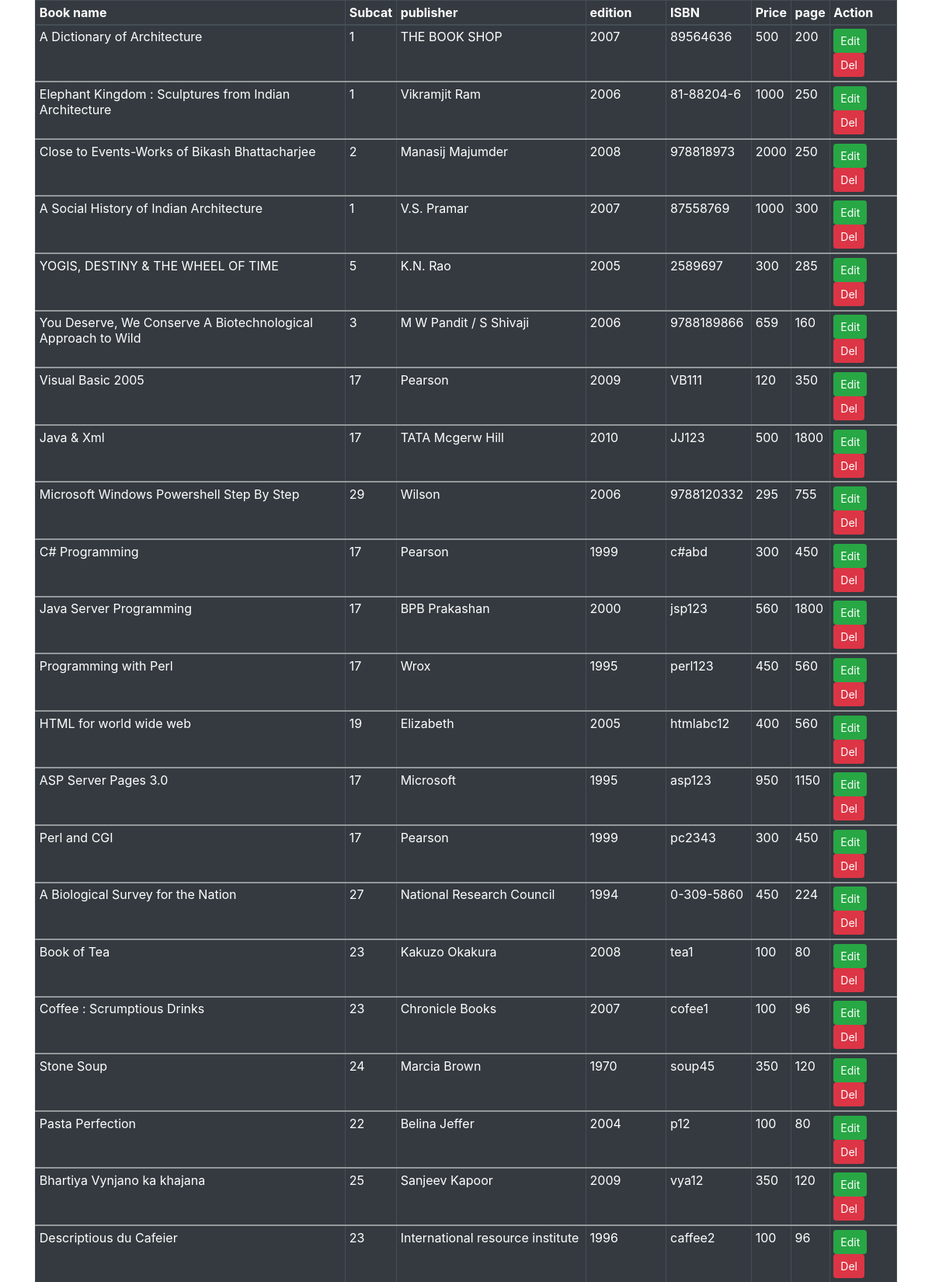
The app's page /2.2_add_books.php (upper part) with its own data.
### tables this page shows
CREATE TABLE IF NOT EXISTS `book` (
  `b_id` int(4) NOT NULL auto_increment,
  `b_nm` varchar(60) NOT NULL,
  `b_subcat` varchar(25) NOT NULL,
  `b_desc` longtext NOT NULL,
  `b_publisher` varchar(40) NOT NULL,
  `b_edition` varchar(20) NOT NULL,
  `b_isbn` varchar(10) NOT NULL,
  `b_page` int(5) NOT NULL,
  `b_price` int(5) NOT NULL,
  `b_img` longtext NOT NULL,
  `b_pdf` longtext NOT NULL,
  PRIMARY KEY  (`b_id`)
);

### 2.2_add_books.php (the view, shortened to what this page needs)
<html>
<head>
    <link rel="stylesheet" href="css/bootstrap.min.css">
</head>
<?php
$db = mysqli_connect("localhost", "root", "1604089", "book_store");
$results = mysqli_query($db, "SELECT * FROM book"); ?>
<body>
    <div class="container">
        <table class="table table-bordered table-dark table-hover table-sm">
            <thead>
                <tr>
                    <th>Book name</th>
                    <th>Subcat</th>
                    <th>publisher</th>
                    <th>edition</th>
                    <th>ISBN</th>
                    <th>Price</th>
                    <th>page</th>
                    <th colspan="2">Action</th>
                </tr>
            </thead>
            <?php while ($row = mysqli_fetch_array($results)) { ?>
                <tbody>
                    <tr>
                        <td><?php echo $row['b_nm']; ?></td>
                        <td><?php echo $row['b_subcat']; ?></td>
                        <td><?php echo $row['b_publisher']; ?></td>
                        <td><?php echo $row['b_edition']; ?></td>
                        <td><?php echo $row['b_isbn']; ?></td>
                        <td><?php echo $row['b_price']; ?></td>
                        <td><?php echo $row['b_page']; ?></td>
                        <td>
                            <a href="2.2_add_books.php?edit=<?php echo $row['b_id']; ?>" id="edit" class="btn btn-success btn-sm">Edit</a>
                            <a href="2.3_Books_php.php?del=<?php echo $row['b_id']; ?>" id="delete" class="btn btn-danger btn-sm">Del</a>
                        </td>
                    </tr>
                </tbody>
            <?php } ?>
        </table>
    </div>
</body>
</html>

### records on screen
book: b_nm "A Dictionary of Architecture", b_subcat "1", b_publisher "THE BOOK SHOP", b_edition "2007", b_isbn "89564636", b_price "500", b_page "200"
book: b_nm "Elephant Kingdom : Sculptures from Indian Architecture", b_subcat "1", b_publisher "Vikramjit Ram", b_edition "2006", b_isbn "81-88204-6", b_price "1000", b_page "250"
book: b_nm "Close to Events-Works of Bikash Bhattacharjee", b_subcat "2", b_publisher "Manasij Majumder", b_edition "2008", b_isbn "978818973", b_price "2000", b_page "250"
book: b_nm "A Social History of Indian Architecture", b_subcat "1", b_publisher "V.S. Pramar", b_edition "2007", b_isbn "87558769", b_price "1000", b_page "300"
book: b_nm "YOGIS, DESTINY & THE WHEEL OF TIME", b_subcat "5", b_publisher "K.N. Rao", b_edition "2005", b_isbn "2589697", b_price "300", b_page "285"
book: b_nm "You Deserve, We Conserve A Biotechnological Approach to Wild", b_subcat "3", b_publisher "M W Pandit / S Shivaji", b_edition "2006", b_isbn "9788189866", b_price "659", b_page "160"
book: b_nm "Visual Basic 2005", b_subcat "17", b_publisher "Pearson", b_edition "2009", b_isbn "VB111", b_price "120", b_page "350"
book: b_nm "Java & Xml", b_subcat "17", b_publisher "TATA Mcgerw Hill", b_edition "2010", b_isbn "JJ123", b_price "500", b_page "1800"
book: b_nm "Microsoft Windows Powershell Step By Step", b_subcat "29", b_publisher "Wilson", b_edition "2006", b_isbn "9788120332", b_price "295", b_page "755"
book: b_nm "C# Programming", b_subcat "17", b_publisher "Pearson", b_edition "1999", b_isbn "c#abd", b_price "300", b_page "450"
book: b_nm "Java Server Programming", b_subcat "17", b_publisher "BPB Prakashan", b_edition "2000", b_isbn "jsp123", b_price "560", b_page "1800"
book: b_nm "Programming with Perl", b_subcat "17", b_publisher "Wrox", b_edition "1995", b_isbn "perl123", b_price "450", b_page "560"
book: b_nm "HTML for world wide web", b_subcat "19", b_publisher "Elizabeth", b_edition "2005", b_isbn "htmlabc12", b_price "400", b_page "560"
book: b_nm "ASP Server Pages 3.0", b_subcat "17", b_publisher "Microsoft", b_edition "1995", b_isbn "asp123", b_price "950", b_page "1150"
book: b_nm "Perl and CGI", b_subcat "17", b_publisher "Pearson", b_edition "1999", b_isbn "pc2343", b_price "300", b_page "450"
book: b_nm "A Biological Survey for the Nation", b_subcat "27", b_publisher "National Research Council", b_edition "1994", b_isbn "0-309-5860", b_price "450", b_page "224"
book: b_nm "Book of Tea", b_subcat "23", b_publisher "Kakuzo Okakura", b_edition "2008", b_isbn "tea1", b_price "100", b_page "80"
book: b_nm "Coffee : Scrumptious Drinks", b_subcat "23", b_publisher "Chronicle Books", b_edition "2007", b_isbn "cofee1", b_price "100", b_page "96"
book: b_nm "Stone Soup", b_subcat "24", b_publisher "Marcia Brown", b_edition "1970", b_isbn "soup45", b_price "350", b_page "120"
book: b_nm "Pasta Perfection", b_subcat "22", b_publisher "Belina Jeffer", b_edition "2004", b_isbn "p12", b_price "100", b_page "80"
book: b_nm "Bhartiya Vynjano ka khajana", b_subcat "25", b_publisher "Sanjeev Kapoor", b_edition "2009", b_isbn "vya12", b_price "350", b_page "120"
book: b_nm "Descriptious du Cafeier", b_subcat "23", b_publisher "International resource institute", b_edition "1996", b_isbn "caffee2", b_price "100", b_page "96"
